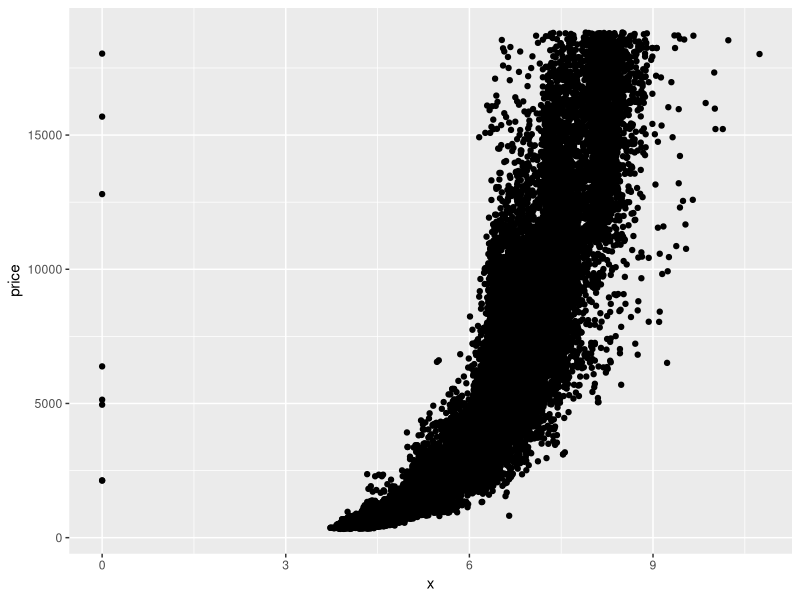
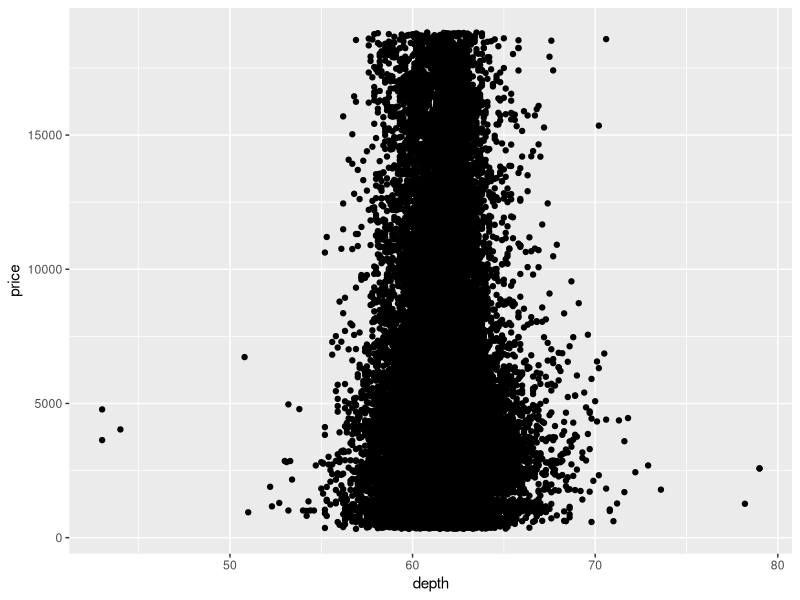
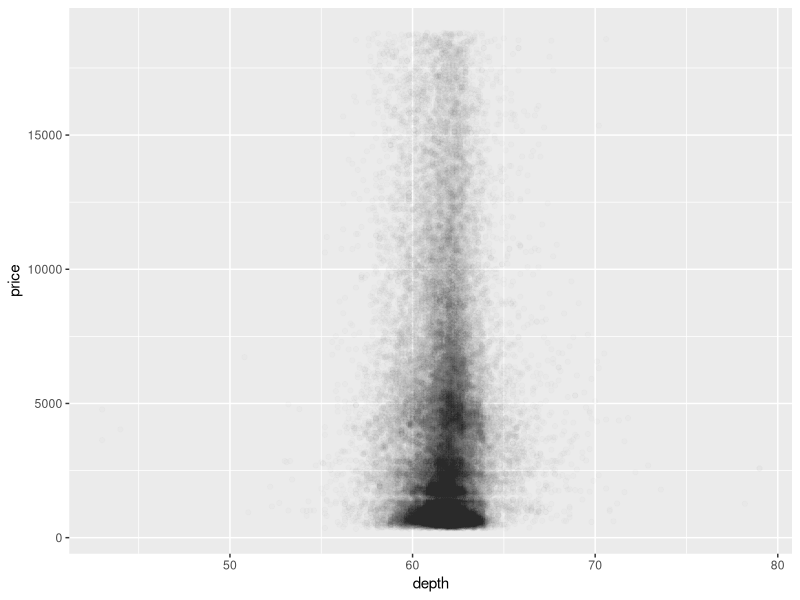
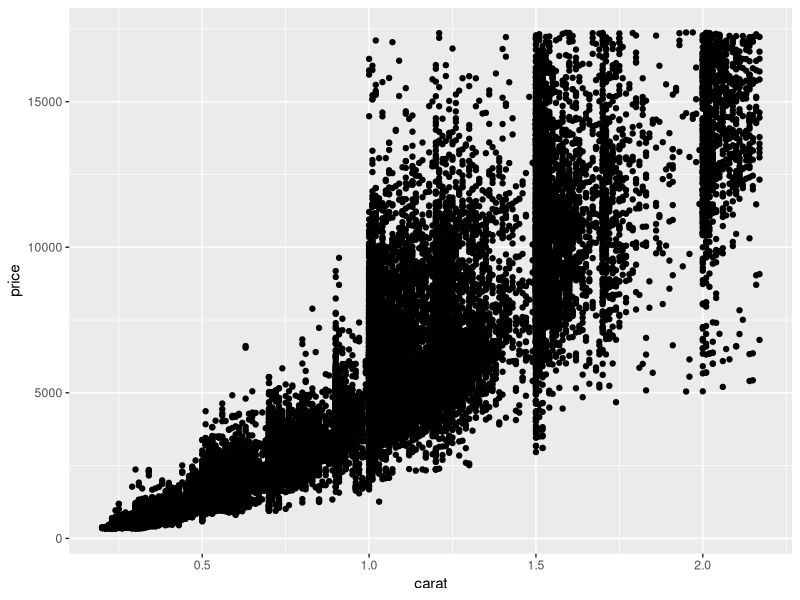
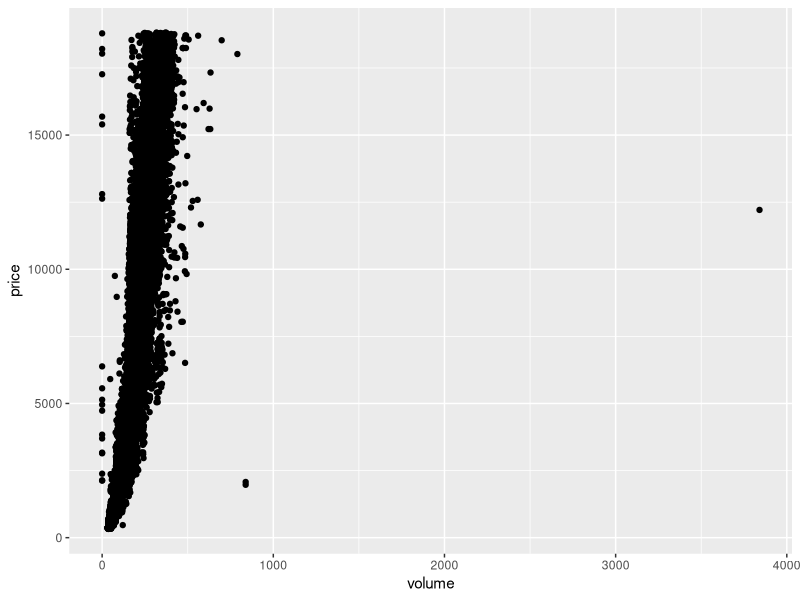
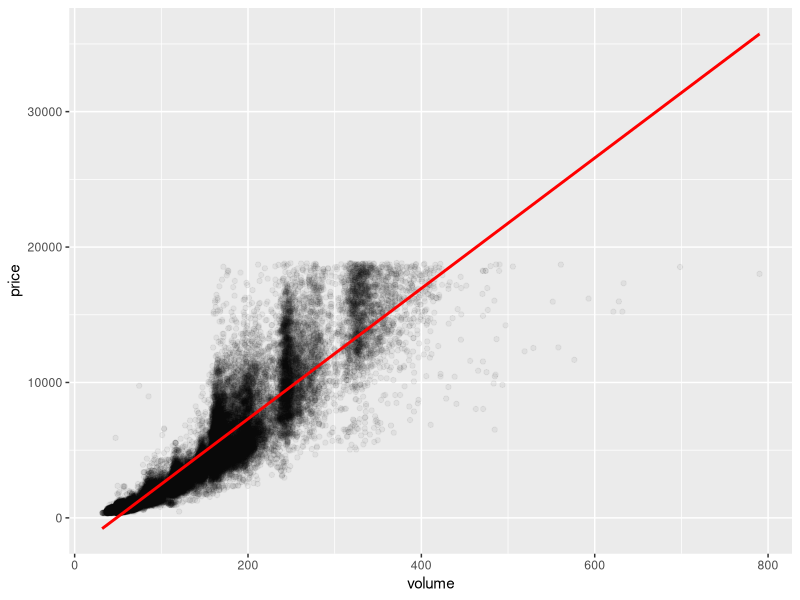
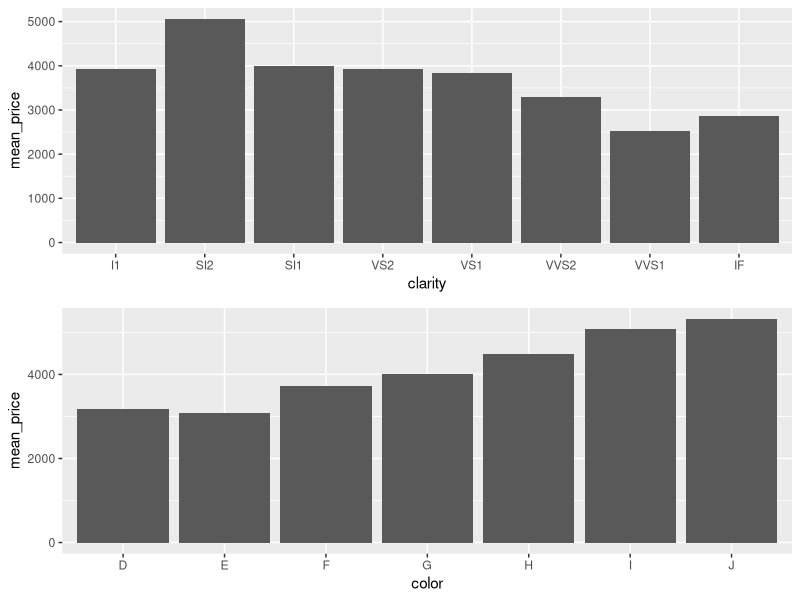

Here is the R script that generated these plots, in order:
library(ggplot2)
data(diamonds)

ggplot(aes(x=x, y=price), data=diamonds) +
  geom_point()

cor.test(x=diamonds$x, y=diamonds$price, method='pearson')
cor.test(x=diamonds$y, y=diamonds$price, method='pearson')
cor.test(x=diamonds$z, y=diamonds$price, method='pearson')

ggplot(aes(x=depth, y=price), data=diamonds) +
  geom_point()

ggplot(data = diamonds, aes(x = depth, y = price)) + 
  geom_point(alpha=1/100)

cor.test(x=diamonds$depth, y=diamonds$price, method='pearson')

ggplot(data = subset(diamonds, carat < quantile(carat, 0.99) & price < quantile(price, 0.99)), aes(x = carat, y = price)) +
  geom_point()

diamonds$volume <- diamonds$x * diamonds$y * diamonds$z
head(diamonds$volume)

ggplot(aes(x=volume, y=price), data=diamonds) +
  geom_point()

volume_excluded <- subset(diamonds, diamonds$volume < 800 & diamonds$volume != 0)
cor.test(x=volume_excluded$price, y=volume_excluded$volume, method='pearson')

ggplot(aes(x=volume, y=price), data=volume_excluded) +
  geom_point(alpha=1/20) +
  geom_smooth(method='lm', color='red')

summary(volume_excluded$volume)

library(dplyr)
diamonds.diamondsByClarity <- diamonds %>%
  group_by(clarity) %>%
  summarise(mean_price = mean(price),
            median_price = median(price),
            min_price = min(price),
            max_price = max(price),
            n = n()) %>%
  arrange(clarity)

head(diamonds.diamondsByClarity)

diamonds_by_clarity <- group_by(diamonds, clarity)
diamonds_mp_by_clarity <- summarise(diamonds_by_clarity, mean_price = mean(price))

diamonds_by_color <- group_by(diamonds, color)
diamonds_mp_by_color <- summarise(diamonds_by_color, mean_price = mean(price))

plot_1 <- ggplot(aes(x=clarity, y=mean_price), data=diamonds_mp_by_clarity) +
  geom_bar(stat="identity")

plot_2 <- ggplot(aes(x=color, y=mean_price), data=diamonds_mp_by_color) +
  geom_bar(stat="identity")

library(gridExtra)
grid.arrange(plot_1, plot_2, ncol=1)
